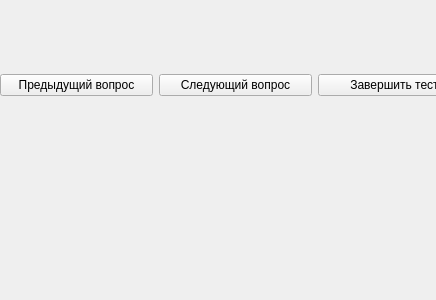
<?xml version="1.0" encoding="UTF-8"?>
<ui version="4.0">
 <class>Form</class>
 <widget class="QWidget" name="Form">
  <property name="geometry">
   <rect>
    <x>0</x>
    <y>0</y>
    <width>436</width>
    <height>300</height>
   </rect>
  </property>
  <property name="font">
   <font>
    <family>MS Sans Serif</family>
   </font>
  </property>
  <property name="windowTitle">
   <string>Form</string>
  </property>
  <widget class="QWidget" name="horizontalLayoutWidget">
   <property name="geometry">
    <rect>
     <x>0</x>
     <y>10</y>
     <width>471</width>
     <height>151</height>
    </rect>
   </property>
   <layout class="QHBoxLayout" name="horizontalLayout">
    <item>
     <widget class="QPushButton" name="btnPrev">
      <property name="sizePolicy">
       <sizepolicy hsizetype="Preferred" vsizetype="Fixed">
        <horstretch>0</horstretch>
        <verstretch>0</verstretch>
       </sizepolicy>
      </property>
      <property name="text">
       <string>Предыдущий вопрос</string>
      </property>
     </widget>
    </item>
    <item>
     <widget class="QPushButton" name="btnNext">
      <property name="sizePolicy">
       <sizepolicy hsizetype="Preferred" vsizetype="Fixed">
        <horstretch>0</horstretch>
        <verstretch>0</verstretch>
       </sizepolicy>
      </property>
      <property name="text">
       <string>Следующий вопрос</string>
      </property>
     </widget>
    </item>
    <item>
     <widget class="QPushButton" name="btnFinish">
      <property name="sizePolicy">
       <sizepolicy hsizetype="Preferred" vsizetype="Fixed">
        <horstretch>0</horstretch>
        <verstretch>0</verstretch>
       </sizepolicy>
      </property>
      <property name="text">
       <string>Завершить тест</string>
      </property>
     </widget>
    </item>
   </layout>
  </widget>
 </widget>
 <resources/>
 <connections/>
</ui>
